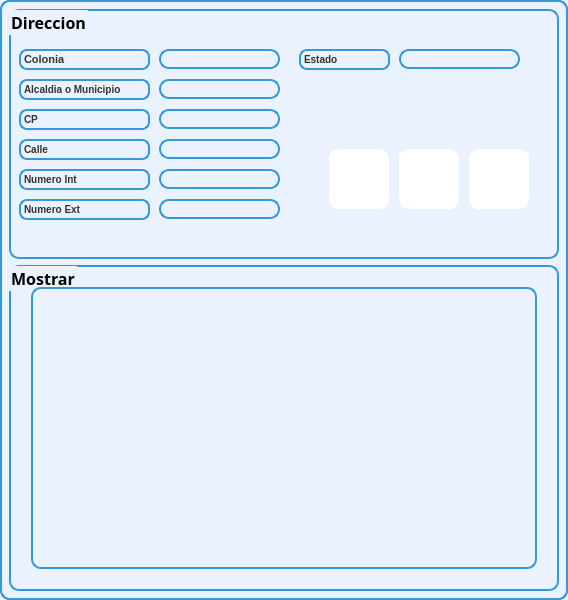
<?xml version="1.0" encoding="UTF-8"?>
<ui version="4.0">
 <class>DireccionScreen</class>
 <widget class="QMainWindow" name="DireccionScreen">
  <property name="geometry">
   <rect>
    <x>0</x>
    <y>0</y>
    <width>568</width>
    <height>600</height>
   </rect>
  </property>
  <property name="minimumSize">
   <size>
    <width>568</width>
    <height>600</height>
   </size>
  </property>
  <property name="maximumSize">
   <size>
    <width>568</width>
    <height>600</height>
   </size>
  </property>
  <property name="windowTitle">
   <string>Direccion</string>
  </property>
  <property name="styleSheet">
   <string notr="true">border: 2px solid #3498db;
border-radius: 10px;

background-color: #eaf2ff;</string>
  </property>
  <widget class="QWidget" name="centralwidget">
   <layout class="QVBoxLayout" name="verticalLayout">
    <item>
     <widget class="QGroupBox" name="groupBox">
      <property name="minimumSize">
       <size>
        <width>550</width>
        <height>250</height>
       </size>
      </property>
      <property name="maximumSize">
       <size>
        <width>551</width>
        <height>251</height>
       </size>
      </property>
      <property name="font">
       <font>
        <family>Arial Black</family>
        <pointsize>12</pointsize>
        <weight>75</weight>
        <bold>true</bold>
       </font>
      </property>
      <property name="styleSheet">
       <string notr="true">background-color:#eaf2ff;</string>
      </property>
      <property name="title">
       <string>Direccion</string>
      </property>
      <widget class="QLabel" name="label">
       <property name="geometry">
        <rect>
         <x>10</x>
         <y>40</y>
         <width>131</width>
         <height>21</height>
        </rect>
       </property>
       <property name="styleSheet">
        <string notr="true">background-color: #eaf2ff;
border: 2px solid #3498db;
border-radius: 8px;
color: #333333;
font-size: 11px;
font-weight: bold;
text-align: center;</string>
       </property>
       <property name="text">
        <string>Colonia</string>
       </property>
      </widget>
      <widget class="QLineEdit" name="line_colonia">
       <property name="geometry">
        <rect>
         <x>150</x>
         <y>40</y>
         <width>121</width>
         <height>20</height>
        </rect>
       </property>
      </widget>
      <widget class="QLabel" name="label_2">
       <property name="geometry">
        <rect>
         <x>10</x>
         <y>70</y>
         <width>131</width>
         <height>21</height>
        </rect>
       </property>
       <property name="styleSheet">
        <string notr="true">background-color: #eaf2ff;
border: 2px solid #3498db;
border-radius: 8px;
color: #333333;
font-size: 10px;
font-weight: bold;
text-align: center;</string>
       </property>
       <property name="text">
        <string>Alcaldia o Municipio</string>
       </property>
       <property name="textFormat">
        <enum>Qt::AutoText</enum>
       </property>
      </widget>
      <widget class="QLineEdit" name="line_alcaldia">
       <property name="geometry">
        <rect>
         <x>150</x>
         <y>70</y>
         <width>121</width>
         <height>20</height>
        </rect>
       </property>
      </widget>
      <widget class="QLabel" name="label_3">
       <property name="geometry">
        <rect>
         <x>10</x>
         <y>100</y>
         <width>131</width>
         <height>21</height>
        </rect>
       </property>
       <property name="styleSheet">
        <string notr="true">background-color: #eaf2ff;
border: 2px solid #3498db;
border-radius: 8px;
color: #333333;
font-size: 10px;
font-weight: bold;
text-align: center;</string>
       </property>
       <property name="text">
        <string>CP</string>
       </property>
      </widget>
      <widget class="QLineEdit" name="line_cp">
       <property name="geometry">
        <rect>
         <x>150</x>
         <y>100</y>
         <width>121</width>
         <height>20</height>
        </rect>
       </property>
      </widget>
      <widget class="QLabel" name="label_4">
       <property name="geometry">
        <rect>
         <x>10</x>
         <y>130</y>
         <width>131</width>
         <height>21</height>
        </rect>
       </property>
       <property name="styleSheet">
        <string notr="true">background-color: #eaf2ff;
border: 2px solid #3498db;
border-radius: 8px;
color: #333333;
font-size: 10px;
font-weight: bold;
text-align: center;</string>
       </property>
       <property name="text">
        <string>Calle</string>
       </property>
      </widget>
      <widget class="QLabel" name="label_5">
       <property name="geometry">
        <rect>
         <x>10</x>
         <y>160</y>
         <width>131</width>
         <height>21</height>
        </rect>
       </property>
       <property name="styleSheet">
        <string notr="true">background-color: #eaf2ff;
border: 2px solid #3498db;
border-radius: 8px;
color: #333333;
font-size: 10px;
font-weight: bold;
text-align: center;</string>
       </property>
       <property name="text">
        <string>Numero Int</string>
       </property>
      </widget>
      <widget class="QLabel" name="label_6">
       <property name="geometry">
        <rect>
         <x>10</x>
         <y>190</y>
         <width>131</width>
         <height>21</height>
        </rect>
       </property>
       <property name="styleSheet">
        <string notr="true">background-color: #eaf2ff;
border: 2px solid #3498db;
border-radius: 8px;
color: #333333;
font-size: 10px;
font-weight: bold;
text-align: center;</string>
       </property>
       <property name="text">
        <string>Numero Ext</string>
       </property>
      </widget>
      <widget class="QLabel" name="label_7">
       <property name="geometry">
        <rect>
         <x>290</x>
         <y>40</y>
         <width>91</width>
         <height>21</height>
        </rect>
       </property>
       <property name="styleSheet">
        <string notr="true">background-color: #eaf2ff;
border: 2px solid #3498db;
border-radius: 8px;
color: #333333;
font-size: 10px;
font-weight: bold;
text-align: center;</string>
       </property>
       <property name="text">
        <string>Estado</string>
       </property>
      </widget>
      <widget class="QPushButton" name="btn_especie">
       <property name="geometry">
        <rect>
         <x>320</x>
         <y>140</y>
         <width>60</width>
         <height>60</height>
        </rect>
       </property>
       <property name="minimumSize">
        <size>
         <width>55</width>
         <height>55</height>
        </size>
       </property>
       <property name="maximumSize">
        <size>
         <width>60</width>
         <height>60</height>
        </size>
       </property>
       <property name="layoutDirection">
        <enum>Qt::RightToLeft</enum>
       </property>
       <property name="styleSheet">
        <string notr="true">QPushButton{
background-color: white;
border: none;
}

QPushButton:hover{
background-color: black;
border-top-left-radius: 20px;
border-bottom-left-radius: 20px;
color: rgb(0, 0, 0);
}</string>
       </property>
       <property name="text">
        <string/>
       </property>
       <property name="icon">
        <iconset>
         <normaloff>../../../Images/Botones Interfaz/agregar.png</normaloff>../../../Images/Botones Interfaz/agregar.png</iconset>
       </property>
       <property name="iconSize">
        <size>
         <width>50</width>
         <height>50</height>
        </size>
       </property>
      </widget>
      <widget class="QPushButton" name="btn_especie_2">
       <property name="geometry">
        <rect>
         <x>390</x>
         <y>140</y>
         <width>60</width>
         <height>60</height>
        </rect>
       </property>
       <property name="minimumSize">
        <size>
         <width>55</width>
         <height>55</height>
        </size>
       </property>
       <property name="maximumSize">
        <size>
         <width>60</width>
         <height>60</height>
        </size>
       </property>
       <property name="layoutDirection">
        <enum>Qt::RightToLeft</enum>
       </property>
       <property name="styleSheet">
        <string notr="true">QPushButton{
background-color: white;
border: none;
}

QPushButton:hover{
background-color: black;
border-top-left-radius: 20px;
border-bottom-left-radius: 20px;
color: rgb(0, 0, 0);
}</string>
       </property>
       <property name="text">
        <string/>
       </property>
       <property name="icon">
        <iconset>
         <normaloff>../../../Images/Botones Interfaz/editar.png</normaloff>../../../Images/Botones Interfaz/editar.png</iconset>
       </property>
       <property name="iconSize">
        <size>
         <width>50</width>
         <height>50</height>
        </size>
       </property>
      </widget>
      <widget class="QPushButton" name="btn_especie_3">
       <property name="geometry">
        <rect>
         <x>460</x>
         <y>140</y>
         <width>60</width>
         <height>60</height>
        </rect>
       </property>
       <property name="minimumSize">
        <size>
         <width>55</width>
         <height>55</height>
        </size>
       </property>
       <property name="maximumSize">
        <size>
         <width>60</width>
         <height>60</height>
        </size>
       </property>
       <property name="layoutDirection">
        <enum>Qt::RightToLeft</enum>
       </property>
       <property name="styleSheet">
        <string notr="true">QPushButton{
background-color: white;
border: none;
}

QPushButton:hover{
background-color: black;
border-top-left-radius: 20px;
border-bottom-left-radius: 20px;
color: rgb(0, 0, 0);
}</string>
       </property>
       <property name="text">
        <string/>
       </property>
       <property name="icon">
        <iconset>
         <normaloff>../../../Images/Botones Interfaz/borrar.png</normaloff>../../../Images/Botones Interfaz/borrar.png</iconset>
       </property>
       <property name="iconSize">
        <size>
         <width>50</width>
         <height>50</height>
        </size>
       </property>
      </widget>
      <widget class="QLineEdit" name="line_estado">
       <property name="geometry">
        <rect>
         <x>390</x>
         <y>40</y>
         <width>121</width>
         <height>20</height>
        </rect>
       </property>
      </widget>
      <widget class="QLineEdit" name="line_calle">
       <property name="geometry">
        <rect>
         <x>150</x>
         <y>130</y>
         <width>121</width>
         <height>20</height>
        </rect>
       </property>
      </widget>
      <widget class="QLineEdit" name="line_numint">
       <property name="geometry">
        <rect>
         <x>150</x>
         <y>160</y>
         <width>121</width>
         <height>20</height>
        </rect>
       </property>
      </widget>
      <widget class="QLineEdit" name="line_numext">
       <property name="geometry">
        <rect>
         <x>150</x>
         <y>190</y>
         <width>121</width>
         <height>20</height>
        </rect>
       </property>
      </widget>
     </widget>
    </item>
    <item>
     <widget class="QGroupBox" name="asda">
      <property name="font">
       <font>
        <family>Arial Black</family>
        <pointsize>12</pointsize>
        <weight>75</weight>
        <bold>true</bold>
       </font>
      </property>
      <property name="styleSheet">
       <string notr="true">background-color: #eaf2ff;
padding: 12px;

</string>
      </property>
      <property name="title">
       <string>Mostrar</string>
      </property>
      <layout class="QHBoxLayout" name="horizontalLayout">
       <property name="spacing">
        <number>7</number>
       </property>
       <property name="leftMargin">
        <number>20</number>
       </property>
       <property name="topMargin">
        <number>20</number>
       </property>
       <property name="rightMargin">
        <number>20</number>
       </property>
       <property name="bottomMargin">
        <number>20</number>
       </property>
       <item>
        <widget class="QTableWidget" name="table_direccion"/>
       </item>
      </layout>
     </widget>
    </item>
   </layout>
  </widget>
 </widget>
 <resources/>
 <connections/>
</ui>
